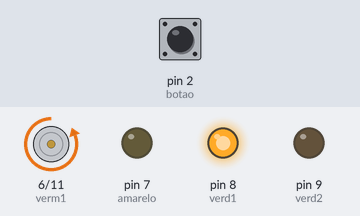
A sketch run on a simulated Arduino Uno, built with avr-gcc and run on an emulated ATmega328P. Parts: motor-driver pin pairs drawn as motors (green arrow = first pin HIGH = forward, orange = second pin HIGH = backward, longer = more drive), output pins drawn as LEDs (lit = HIGH). Inputs (shaded band) come from the test bench; at power-on: pin 2 (botao) HIGH.

Above: at 1.2 s.
1.3 s: pin 2 (botao) pulled LOW for 0.15 s
At 2.3 s:
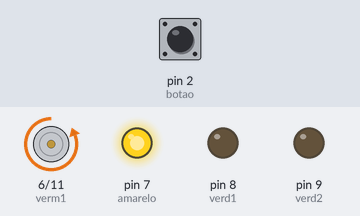
At 4.6 s:
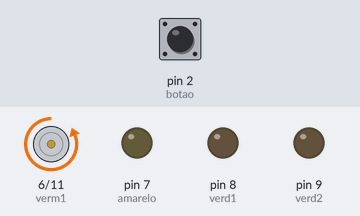
12.2 s: pin 2 (botao) pulled LOW for 3.2 s
At 18.4 s:
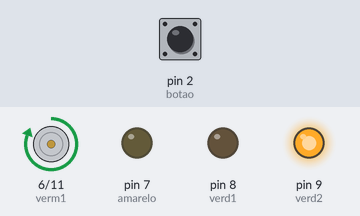
Timing chart, 0 to 24.4 s (numbered marks = the images above; inputs shaded):
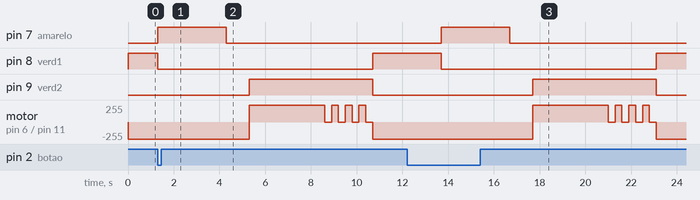

The sketch:

exercicio_04.1.ino
```cpp
const byte verm1=6,amarelo=7,verd1=8,verd2=9,verm2=11,botao=2;
int cont=0;

void setup()
{
  pinMode(verm1,OUTPUT);
  pinMode(amarelo,OUTPUT);
  pinMode(verd1,OUTPUT);
  pinMode(verd2,OUTPUT);
  pinMode(verm2,OUTPUT);
  pinMode(botao, INPUT_PULLUP);
  int i=0;
}

void loop(){
  if (cont!=0){
    digitalWrite(verd1, HIGH);
  digitalWrite(verm2, HIGH);
    delay(3000);
    cont=0;
  }
  while(digitalRead(botao)){
   digitalWrite(verd1, HIGH);
  digitalWrite(verm2, HIGH);
  }
  digitalWrite(verd1, LOW);
  digitalWrite(amarelo, HIGH);
  delay(3000);
  digitalWrite(amarelo, LOW);
  delay(1000);
  digitalWrite(verm1, HIGH);
  digitalWrite(verm2, LOW);
  digitalWrite(verd2, HIGH);
  delay(3000);
  for(int i=0; i<=3; i++){
   digitalWrite(verm1, HIGH);
   delay(300);
   digitalWrite(verm1, LOW);
   delay(300);
  }
  digitalWrite(verd2, LOW);
  digitalWrite(verm1, LOW);
  cont++;

} 
```

Measured:
- after the input at 1.3 s, pin 7 (amarelo): LOW → HIGH at once, → LOW 3.0 s later; pin 8 (verd1): HIGH → LOW at once, → HIGH 9.4 s later
- after the input at 12.2 s, pin 7 (amarelo): LOW → HIGH after 1.5 s, → LOW 3.0 s later; pin 8 (verd1): HIGH → LOW after 1.5 s, → HIGH 9.4 s later
